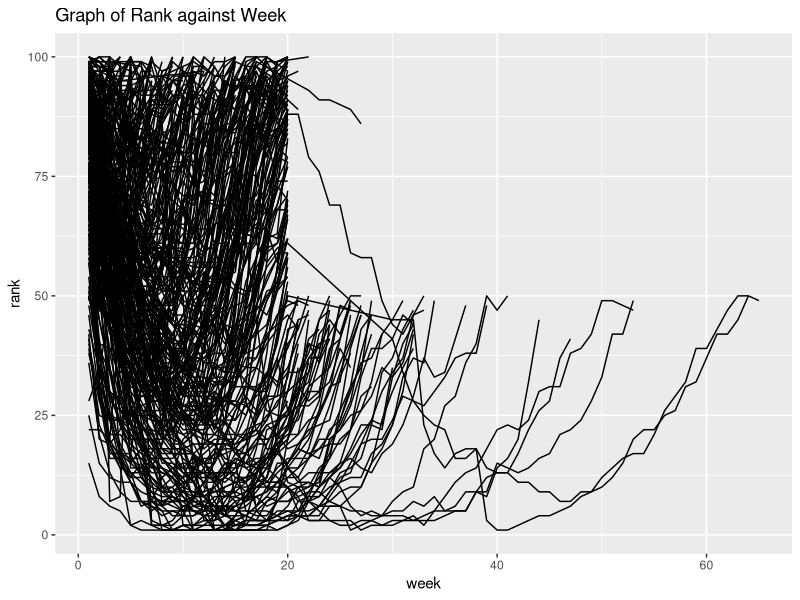

Write R code to recreate this figure.
## ---- chunk 1
knitr::opts_chunk$set(echo = TRUE)
## ---- chunk 2
#Tidy Data
library(tidyverse)
tidydata <- tribble(
~country, ~year, ~cases, ~population,
"Afghanistan", 1999, 745, 19987071,
"Afghanistan", 2000, 2666, 20595360,
"Brazil", 1999, 37737, 172006362,
"Brazil", 2000, 80488, 174504898,
"China", 1999, 212258, 1272915272,
"China", 2000, 213766, 1280428583)
tidydata
## ---- chunk 3
#Non-tidy Data
nontidydata <- tribble(
 ~country,~year,~rate,
"Afghanistan", 1999, "745/19987071",
"Afghanistan", 2000, "2666/20595360",
"Brazil", 1999, "37737/172006362",
"Brazil", 2000, "80488/174504898",
"China", 1999, "212258/1272915272",
"China", 2000, "213766/1280428583")
nontidydata
## ---- chunk 4
#Tidying nontidydata: Example 1
tidieddata <- nontidydata %>%
 separate(rate, into = c("cases",
 "population"),
 sep = "/")
tidieddata

newtidieddata <- tidieddata %>%
 pivot_longer(
 cols = cases:population,
 names_to = "measurement"
,
 values_to = "value"
 )
newtidieddata
## ---- chunk 5
#Tidying Data: Example 2
df <- tribble(
 ~id, ~bp1, ~bp2,
 "A", 100, 120,
 "B", 140, 115,
 "C", 120, 125
)
df

df %>%
 pivot_longer(
 cols = bp1:bp2,
 names_to = "measurement",
 values_to = "value"
 )

## ---- chunk 6
#Reshaping data: Example 3
newtidieddata

newtidieddata %>%
 pivot_wider(names_from="measurement",
 values_from="value")
## ---- chunk 7
#Reshaping data: Example 4
df <- tribble(
 ~id, ~measurement, ~value,
 "A", "bp1", 100,
 "B", "bp1", 140,
 "B", "bp2", 115,
 "A", "bp2", 120,
 "A", "bp3", 105
)
df

df %>%
 pivot_wider(
 names_from = measurement,
 values_from = value
 )

## ---- chunk 8
#Question 1 
tidybillboard<- billboard %>%
pivot_longer(
  cols= starts_with("wk"),
  names_to = "week",
  values_to = "rank",
  values_drop_na=T,
  )

tidybillboard <- mutate(tidybillboard,week = parse_number(week))

tidybillboard

ggplot(data = tidybillboard, mapping = aes(x=week, y=rank,group=track), environment = parent.frame()) + geom_line() + ggtitle("Graph of Rank against Week ")
## ---- chunk 9
#Question 2
distinct(cms_patient_experience,measure_cd)
tidycms<- cms_patient_experience%>%
pivot_wider(
  id_cols= starts_with("org"),
  names_from="measure_cd",
  values_from = "prf_rate"
  )
tidycms
## ---- chunk 10

## ---- chunk 11

## ---- chunk 12

## ---- chunk 13

## ---- chunk 14

## ---- chunk 15

